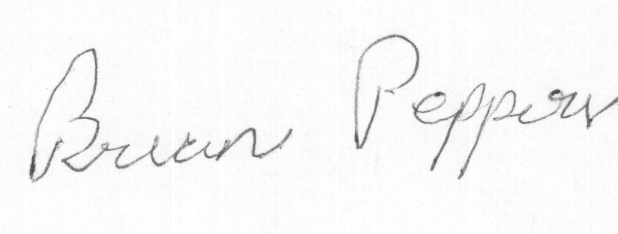
#> input picture storage/data/CEDAR/forgeries/forgeries_18_9.png, 618 x 234 px
$ python -i signature_features.py   (imports and definitions only)
#> lines starting #> are read from the running program, lines starting #| are printed output that depends on the picture
import numpy as np
from skimage.feature import local_binary_pattern, hog
from scipy.ndimage import gaussian_filter
import cv2

class SignatureFeaturesExtractor:
    def __init__(self, image):
        self.image = image

    def extract_all(self):
        """
        Извлекает LBP, кривизну и упрощённые HOG признаки, объединяет в один вектор.
        Также добавлено лёгкое размытие изображения перед извлечением признаков.
        """
        blurred = cv2.GaussianBlur(self.image, (3, 3), 0)

        lbp = self.extract_lbp_features(blurred)
        curve = self.extract_curvature_features(blurred)
        hog_feat = self.extract_hog_features_simple(blurred)
        features = np.concatenate((lbp, curve, hog_feat))
        return features

    def extract_lbp_features(self, image):
        lbp = local_binary_pattern(image, P=8, R=1, method="uniform")
        hist, _ = np.histogram(lbp.ravel(), bins=np.arange(0, 11), density=True)
        return hist

    def extract_curvature_features(self, image):
        smoothed = gaussian_filter(image.astype(np.float32), sigma=1)
        gx, gy = np.gradient(smoothed)
        gxx, _ = np.gradient(gx)
        _, gyy = np.gradient(gy)
        curvature = np.abs(gxx + gyy)
        stats = [np.mean(curvature), np.std(curvature), np.max(curvature), np.min(curvature)]
        return np.array(stats)

    def extract_hog_features_simple(self, image):
        hog_feat = hog(
            image,
            orientations=4,
            pixels_per_cell=(16, 16),
            cells_per_block=(1, 1),
            block_norm='L2-Hys',
            visualize=False,
            feature_vector=True
        )
        return hog_feat

>>> import cv2
>>> picture = cv2.imread('../storage/data/CEDAR/forgeries/forgeries_18_9.png', cv2.IMREAD_GRAYSCALE)
#> picture is the input picture: shape (234, 618); min 68, max 255, mean 247.6
>>> result = SignatureFeaturesExtractor(picture).extract_all()
#> in extract_lbp_features, `lbp = local_binary_pattern(image, P=8, R=1, method="uniform")`:
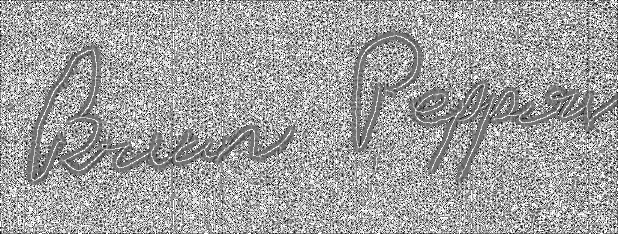
#> lbp: shape (234, 618) float64; min 0, max 9, mean 5.69; drawn with min black and max white
#> in extract_lbp_features, `hist, _ = np.histogram(lbp.ravel(), bins=np.arange(0, 11), density=True)`: hist = [0.00871, 0.0441, 0.00501, 0.119, 0.12, 0.215, 0.0895, 0.0962, 0.211, 0.0922]
#> in extract_all, `lbp = self.extract_lbp_features(blurred)`: lbp has the same summary as hist in extract_lbp_features
#> in extract_curvature_features, `gx, gy = np.gradient(smoothed)`:
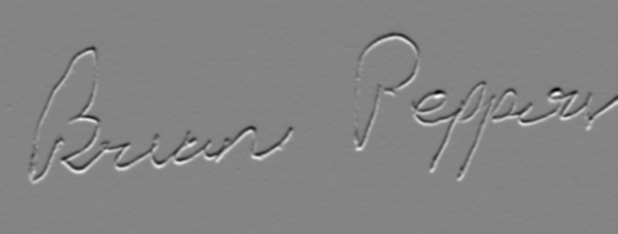
#> gx: shape (234, 618) float32; min -43.19, max 40.05, mean 0; drawn with min black and max white
#> in extract_curvature_features, `gx, gy = np.gradient(smoothed)`:
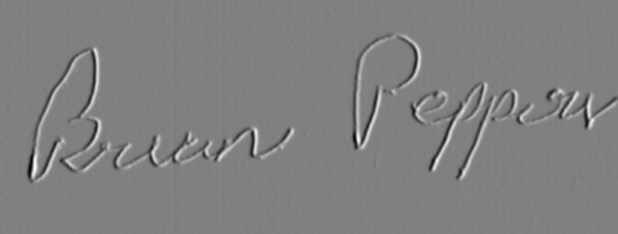
#> gy: shape (234, 618) float32; min -42.84, max 42.18, mean 0; drawn with min black and max white
#> in extract_curvature_features, `gxx, _ = np.gradient(gx)`:
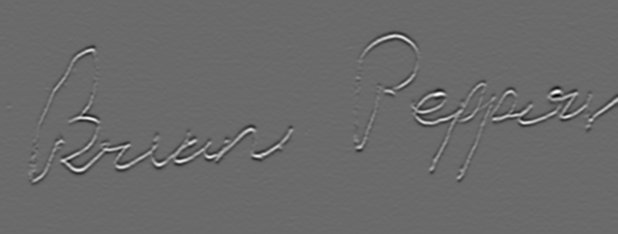
#> gxx: shape (234, 618) float32; min -19.32, max 26.79, mean 0; drawn with min black and max white
#> in extract_curvature_features, `_, gyy = np.gradient(gy)`:
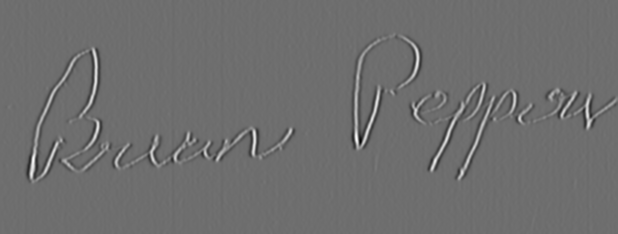
#> gyy: shape (234, 618) float32; min -22.88, max 29.9, mean 0; drawn with min black and max white
#> in extract_curvature_features, `curvature = np.abs(gxx + gyy)`:
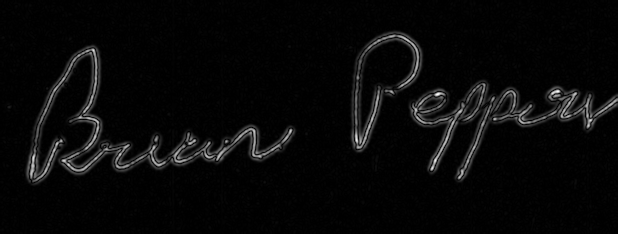
#> curvature: shape (234, 618) float32; min 1.53e-05, max 37.5, mean 1.3; drawn with min black and max white
#> in extract_curvature_features, `stats = [np.mean(curvature), np.std(curvature), np.max(curvature), np...`: stats = [1.34, 3.5, 37.5, 1.53e-05]
#> in extract_hog_features_simple, `hog_feat = hog( image, orientations=4, pixels_per_cell=(16, 16), cells..`: hog_feat = 2128 values, max 0.994 at index 1156, min 0.0156 at index 1478, mean 0.482
#> in extract_all, `features = np.concatenate((lbp, curve, hog_feat))`: features = 2142 values, max 37.5 at index 12, min 1.53e-05 at index 13, mean 0.499
#> result has the same summary as features in extract_all

$ run again, on storage/data/CEDAR/forgeries/forgeries_2_13.png
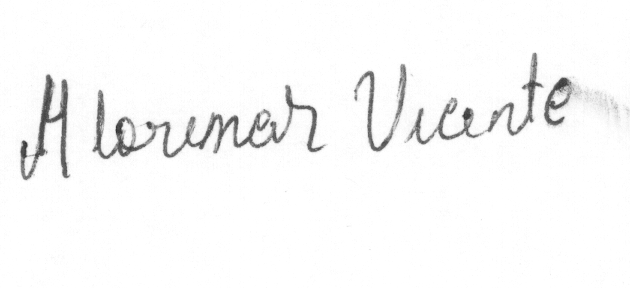
#> input picture storage/data/CEDAR/forgeries/forgeries_2_13.png, 630 x 288 px
#> picture is the input picture: shape (288, 630); min 45, max 255, mean 247.9
#> in extract_lbp_features, `lbp = local_binary_pattern(image, P=8, R=1, method="uniform")`:
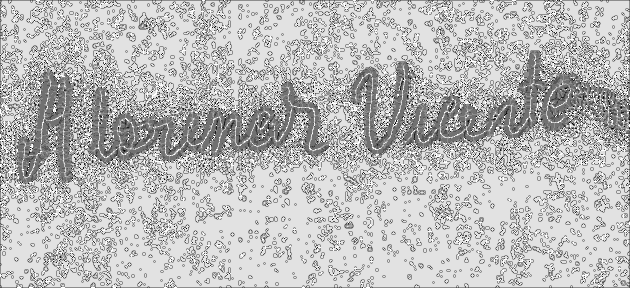
#> lbp: shape (288, 630) float64; min 0, max 9, mean 6.64; drawn with min black and max white
#> hist = [0.00146, 0.0129, 0.00189, 0.0672, 0.0687, 0.175, 0.0257, 0.0978, 0.511, 0.039]
#> in extract_all, `lbp = self.extract_lbp_features(blurred)`: lbp has the same summary as hist in extract_lbp_features
#> in extract_curvature_features, `curvature = np.abs(gxx + gyy)`:
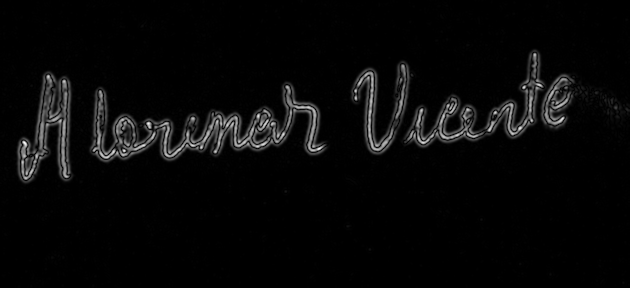
#> curvature: shape (288, 630) float32; min 0, max 39.06, mean 1.3; drawn with min black and max white
#> stats = [1.3, 3.95, 39.06, 0]
#> in extract_hog_features_simple, `hog_feat = hog( image, orientations=4, pixels_per_cell=(16, 16), cells..`: hog_feat = 2808 values, max 0.996 at index 1324, min 0 at index 153, mean 0.482
#> features = 2822 values, max 39.06 at index 12, min 0 at index 13, mean 0.495
#> result has the same summary as features in extract_all
